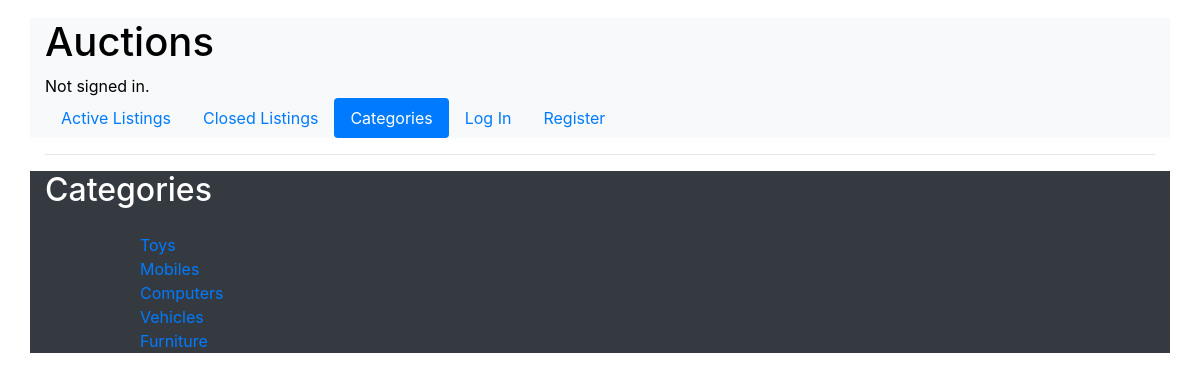
The page /categories on the database its author committed.
### auctions/models.py (models this page shows)
class Category(models.Model):
    id_category = models.CharField(max_length=5, primary_key=True)
    name = models.CharField(max_length=50)

### auctions/views.py (the view)
# urls.py: path("categories", views.categories, name="categories")
def categories(request):
    categories = Category.objects.all()
    alert_message = ""
    if len(categories) == 0:
        alert_message = "There no registered categories."
    return render(request, "auctions/categories.html", {
        "categories": categories,
        "alert_message": alert_message,
        "menu": "cat"               # variable to activate the bs nav pills in the rigth menu
    })

### auctions/templates/auctions/categories.html (shortened to what this page needs)
{% extends "auctions/layout.html" %}
{% block body %}
    <div class="row">
        <div class="col-12"><h2>Categories</h5></div>
    </div>
    <div class="row">
        <div class="col-1"><p></p></div>
        <div class="col-5"><p></p></div>
        <div class="col-3"><p></p></div>
    </div>
    {% for c in categories %}
        <div class="row">
            <div class="col-1"><p></p></div>
            <div class="col-5"><a href="{% url 'index' %}?c={{c.id_category}}">{{ c.name }}</a></div>
            <div class="col-3"><p></p></div>
        </div>
    {% endfor %}
{% endblock%}

### auctions/static/auctions/styles.css (style rules this page uses)
body { padding: 10px; }

### rows shown on the page
Category: name "Toys"
Category: name "Mobiles"
Category: name "Computers"
Category: name "Vehicles"
Category: name "Furniture"
